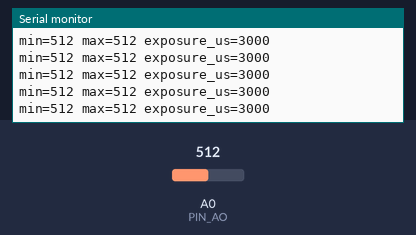
The sketch below on a simulated Arduino Uno, built with avr-gcc and run on an emulated ATmega328P. Parts: the last lines printed to the serial monitor. Inputs (shaded band) come from the test bench; at power-on: A0 (PIN_AO) = 512.

Above: at 8.7 s.
8.8 s: A0 (PIN_AO) set to 983
At 9.6 s:
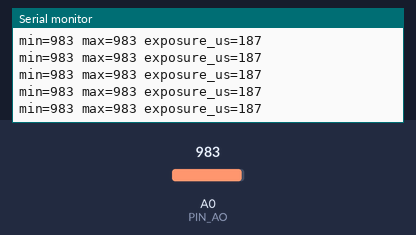
10.3 s: A0 (PIN_AO) set to 1009
At 10.8 s:
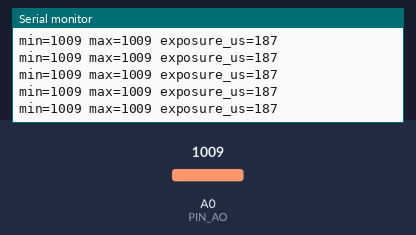
Timing chart, 0 to 12.8 s (numbered marks = the images above; inputs shaded):
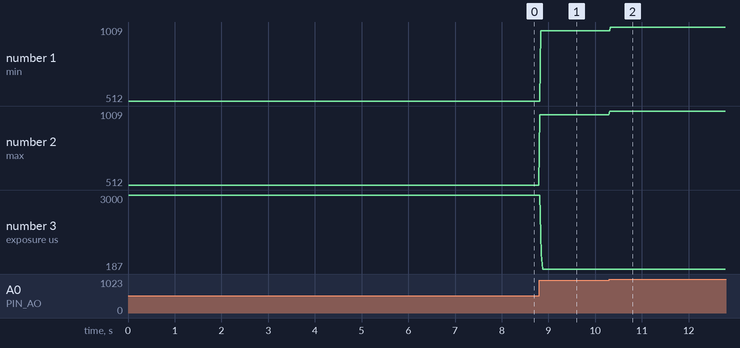

Measured:
- after the input at 8.8 s, the serial monitor: prints a new line at once (image 1)
- after the input at 10.3 s, the serial monitor: prints a new line at once (image 2)
- plotted number 1: 512 → 983 after the input at 8.8 s, 983 → 1009 after the input at 10.3 s
- plotted number 2: 512 → 983 after the input at 8.8 s, 983 → 1009 after the input at 10.3 s
- plotted number 3: 3000 → 187 after the input at 8.8 s

The sketch:

serial_monitor.ino
```cpp
// Quick Diagnostic for X-TSL1401 on Arduino UNO
const int PIN_SI=8, PIN_CLK=9, PIN_AO=A0;
unsigned long EXPOSURE_US = 3000;  // 노출(적분) 시간
const int CLK_DELAY_US = 2;
int vbuf[128];

void pulseCLK(){ digitalWrite(PIN_CLK,HIGH); delayMicroseconds(CLK_DELAY_US);
                 digitalWrite(PIN_CLK,LOW);  delayMicroseconds(CLK_DELAY_US); }

void beginScan(){
  digitalWrite(PIN_SI, HIGH);
  digitalWrite(PIN_CLK, HIGH);
  delayMicroseconds(CLK_DELAY_US);
  digitalWrite(PIN_CLK, LOW);
  digitalWrite(PIN_SI, LOW);
  delayMicroseconds(CLK_DELAY_US);
}

void setup(){
  pinMode(PIN_SI,OUTPUT); pinMode(PIN_CLK,OUTPUT);
  pinMode(PIN_AO,INPUT);
  digitalWrite(PIN_SI,LOW); digitalWrite(PIN_CLK,LOW);
  analogReference(DEFAULT); // (애매) UNO 5V 기준. 3.3V 구동 땐 EXTERNAL/INTERNAL 검토
  Serial.begin(115200);
}

void loop(){
  delayMicroseconds(EXPOSURE_US); // 적분시간
  beginScan();

  // 첫 1~2픽셀은 버림(ADC/샘플 정착용)
  pulseCLK(); analogRead(PIN_AO);

  int vmin=1023, vmax=0;
  for(int i=0;i<128;i++){
    // CLK 하강 뒤 약간 지난 시점에 샘플
    digitalWrite(PIN_CLK,HIGH); delayMicroseconds(CLK_DELAY_US);
    digitalWrite(PIN_CLK,LOW);  delayMicroseconds(CLK_DELAY_US);
    int v = analogRead(PIN_AO);
    vbuf[i]=v; if(v<vmin)vmin=v; if(v>vmax)vmax=v;
  }

  // 프레임 요약
  Serial.print("min=");Serial.print(vmin);
  Serial.print(" max=");Serial.print(vmax);
  Serial.print(" exposure_us=");Serial.println(EXPOSURE_US);

  // 시도 1: 노출 자동 조정(포화/저조도 방지)
  if(vmax>980 && EXPOSURE_US>200) EXPOSURE_US/=2;         // 포화 → 더 짧게
  else if(vmax<200 && EXPOSURE_US<30000) EXPOSURE_US*=2;  // 너무 어두움 → 더 길게
}
```
